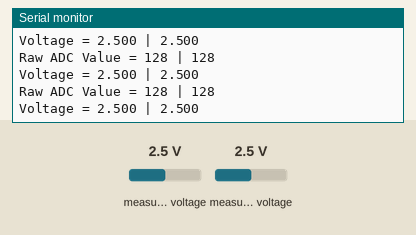
This sketch was run on a simulated Arduino Uno, built with avr-gcc and run on an emulated ATmega328P. Shown: the last lines printed to the serial monitor. Wiring (inferred from the names in the program): PCF8591 converter at I2C address 0x48. Inputs (shaded band) come from the test bench; at power-on: measured voltage 2.5 V.

Above: at 1.3 s.
1.4 s: measured voltage (sensor 200) set to 0.1 V
At 1.83 s:
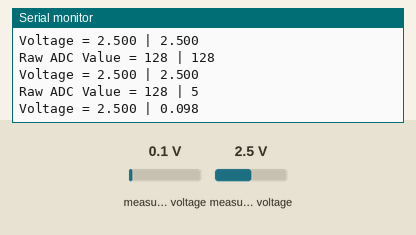
2.9 s: measured voltage (sensor 201) set to 0.1 V
At 3.34 s:
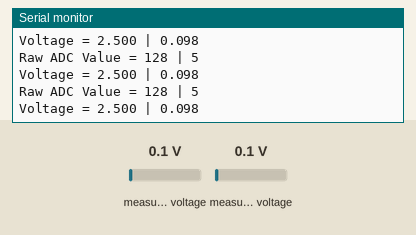
4.4 s: measured voltage (sensor 200) set to 1.2 V
At 4.84 s:
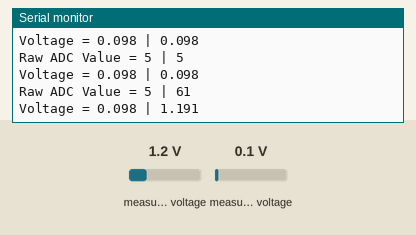
5.9 s: measured voltage (sensor 201) set to 1.2 V
At 6.35 s:
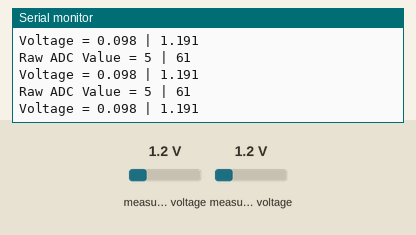
Timing chart, 0 to 8.4 s (numbered marks = the images above; inputs shaded):
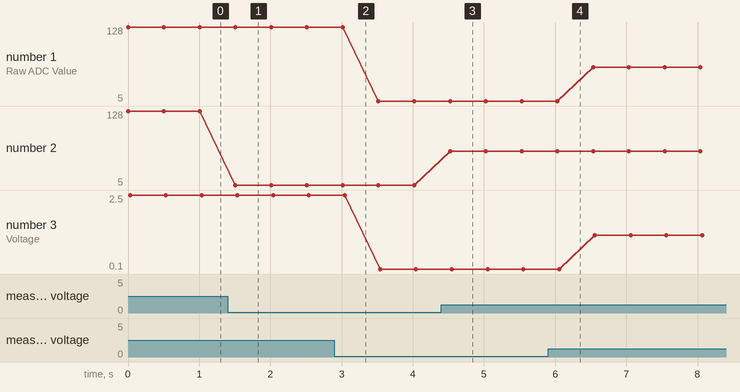

Measured:
- after the input at 1.4 s, the serial monitor: prints a new line after 0.11 s (image 1)
- after the input at 4.4 s, the serial monitor: prints a new line after 0.12 s (image 3)
- plotted number 2: 128 → 5 after the input at 1.4 s, 5 → 61 after the input at 4.4 s

The sketch:

A2D_.ino
```cpp
#include <Wire.h>

#define PCF8591 (0x90 >> 1) // I2C bus address
#define AIn0 0x00
#define AIn1 0x01

int RawValue0 = 0;
int RawValue1 = 0;
float Voltage0 = 0.0;
float Voltage1 = 0.0;
void setup()
{
 Wire.begin();
 Serial.begin(9600);
}
void loop()
{
//Input #00
 Wire.beginTransmission(PCF8591); // Start your PCF8591
 Wire.write(AIn0); // Tell it to make an Analog Measurement
 Wire.endTransmission(); //
 Wire.requestFrom(PCF8591, 1); // Get the Measured Data
 RawValue0=Wire.read();
 Voltage0 = (RawValue0 * 5.0 )/ 256.0;
 //Input #01
 Wire.beginTransmission(PCF8591); // Start your PCF8591
 Wire.write(AIn1); // Tell it to make an Analog Measurement
 Wire.endTransmission(); //
 Wire.requestFrom(PCF8591, 1); // Get the Measured Data
 RawValue1=Wire.read();
 Voltage1 = (RawValue1 * 5.0 )/ 256.0;

 Serial.print("Raw ADC Value = ");
 Serial.print(RawValue0);
 Serial.print(" | ");
 Serial.println(RawValue1);
 Serial.print("Voltage = ");
 Serial.print(Voltage0,3);
 Serial.print(" | ");
 Serial.println(Voltage1,3);
 delay(500);

}
```
